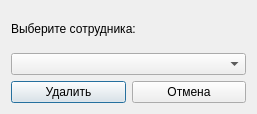
<?xml version="1.0" encoding="UTF-8"?>
<ui version="4.0">
 <class>Dialog</class>
 <widget class="QDialog" name="Dialog">
  <property name="geometry">
   <rect>
    <x>0</x>
    <y>0</y>
    <width>257</width>
    <height>114</height>
   </rect>
  </property>
  <property name="windowTitle">
   <string>Удалить отпуска сотрудника</string>
  </property>
  <layout class="QVBoxLayout" name="verticalLayout">
   <item>
    <widget class="QLabel" name="label">
     <property name="text">
      <string>Выберите сотрудника:</string>
     </property>
    </widget>
   </item>
   <item>
    <widget class="QComboBox" name="comboBoxEmployee"/>
   </item>
   <item>
    <layout class="QHBoxLayout" name="horizontalLayout">
     <item>
      <widget class="QPushButton" name="pushButtonDell">
       <property name="text">
        <string>Удалить</string>
       </property>
      </widget>
     </item>
     <item>
      <widget class="QPushButton" name="pushButtonCancel">
       <property name="text">
        <string>Отмена</string>
       </property>
      </widget>
     </item>
    </layout>
   </item>
  </layout>
 </widget>
 <resources/>
 <connections/>
</ui>
